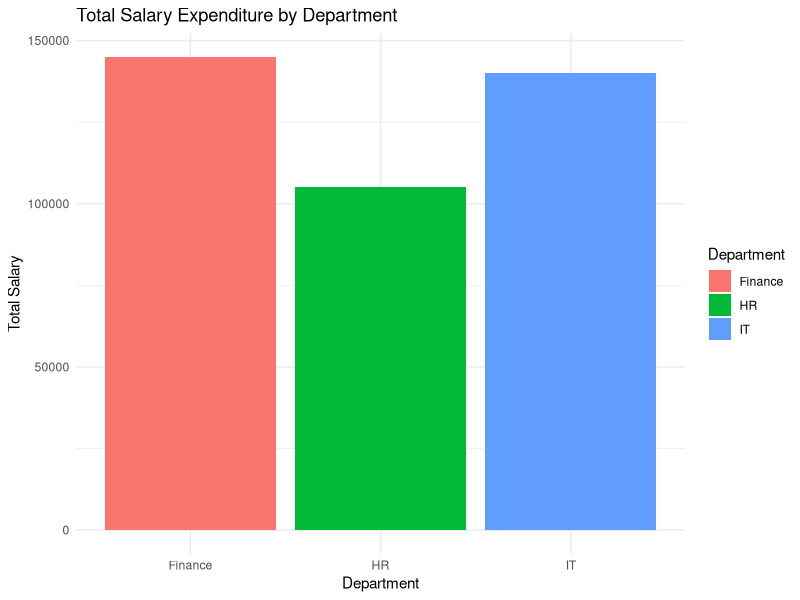

Here is the R script that generated this plot:
## ---- chunk 1

#install.packages("tidyverse")
library(tidyverse)
library(ggplot2)
## ---- chunk 2
employees <- data.frame(
		  ID = 1:6,
		  Name = c("Alice", "Bob", "Charlie", "David", "Eve", "Frank"),
		  Age = c(25, 30, 35, 40, 45, 50),
		  Department = c("HR", "IT", "Finance", "IT", "HR", "Finance"),
		  Salary = c(50000, 60000, 70000, 80000, 55000, 75000)
		)

## ---- chunk 3
print(employees)
str(employees)
summary(employees)

## ---- chunk 4
it_dep <- employees %>% filter(Department == "IT")
print(it_dep)

## ---- chunk 5
name_salary <- employees %>% select (Name, Salary)
print(name_salary)
## ---- chunk 6
employees_bonus <- employees %>% mutate(Bonus = Salary * 0.1)
print(employees_bonus)
## ---- chunk 7
employees <- employees %>% arrange(desc(Salary))
print(employees)
## ---- chunk 8
avg_salary <- employees %>%
  group_by(Department) %>%
  summarize(Average_Salary = mean(Salary))
print(avg_salary)
## ---- chunk 9
total_salary_dep <- employees %>%
  group_by(Department) %>%
  summarize(Total_Salary = sum(Salary))
print(total_salary_dep)

## ---- chunk 10
experienced_employees <- employees %>%
  filter(Age > 30) %>%
  mutate(Experience = Age - 25)
print(experienced_employees)
## ---- chunk 11
HR_dep_bonus <- employees %>%
  filter(Department == "HR") %>%
  mutate(Bonus = Salary * 0.1) %>%
  arrange(desc(Bonus))
print(HR_dep_bonus)

## ---- chunk 12

ggplot(total_salary_dep, aes(x = Department, y = Total_Salary, fill = Department)) +
  geom_bar(stat = "identity") +
  labs(title = "Total Salary Expenditure by Department",
       x = "Department",
       y = "Total Salary") +
  theme_minimal()
